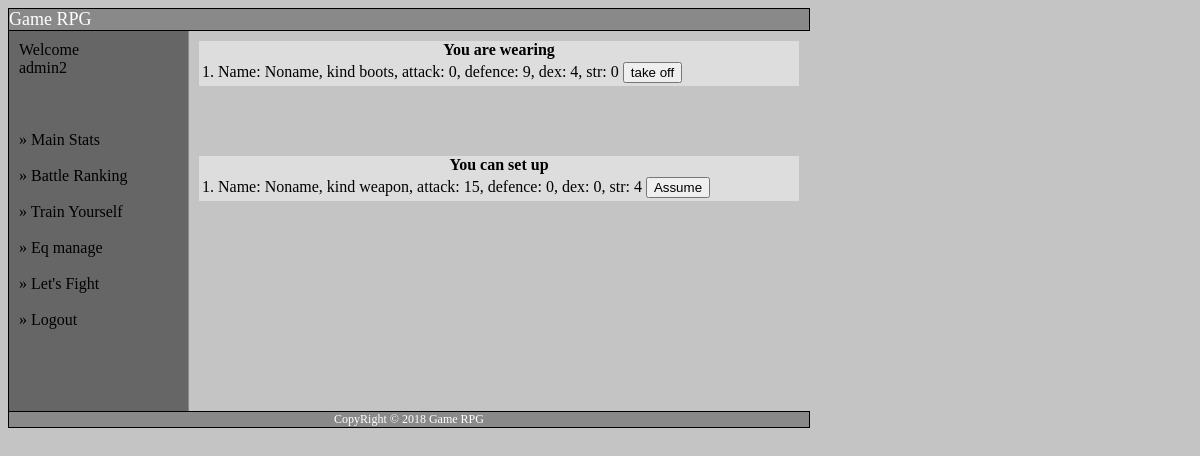
Screenshot of /gamev3.4/shop.php (signed in) with the database file from the repository.
### tables this page shows
CREATE TABLE IF NOT EXISTS `equipment` (
  `name` text NOT NULL,
  `attack` int(11) NOT NULL,
  `HP` int(11) NOT NULL,
  `strength` int(11) NOT NULL,
  `uid` text NOT NULL,
  `dexterity` int(11) NOT NULL,
  `defence` int(11) NOT NULL,
  `id` int(11) NOT NULL AUTO_INCREMENT,
  `isUsedValue` int(11) NOT NULL,
  `kind` text NOT NULL,
  PRIMARY KEY (`id`)
);

### gamev3.4/safe.php (called while the page is built, shortened)
<?php
$conn = new MySQLi("localhost","root","","game");
if(!$conn->query("SELECT * FROM equipment WHERE uid = '".$_SESSION['uid']['username']."' AND attack = 1")){
    echo "Error: ".$conn->error;
}else{
$result = mysqli_query($conn,"SELECT * FROM equipment WHERE uid = '".$_SESSION['uid']['username']."' AND isUsedValue = 1");
$index = 0;
$equipmentUSED = array();
while($row = mysqli_fetch_assoc($result)){
     $equipmentUSED[$index] = $row;
     $index++;
}
}
if(!$conn->query("SELECT * FROM equipment WHERE uid = '".$_SESSION['uid']['username']."' AND isUsedValue = 0")){
    echo "Error: ".$conn->error;
}else{
$result2 = mysqli_query($conn,"SELECT * FROM equipment WHERE uid = '".$_SESSION['uid']['username']."' AND isUsedValue = 0");
$index = 0;
$equipment = array();
while($row = mysqli_fetch_assoc($result2)){
     $equipment[$index] = $row;
     $index++;
}
}
?>

### gamev3.4/shop.php (the view, shortened to what this page needs)
<?php
include("header.php");
if(!isset($_SESSION['uid'])){
    echo'You must be logged in to view this page';
}else{
?>
<div id="shop_center">
<center><b>You are wearing</b></center>
<form>
<table>
<?php
for($i = 0 ; $i < count($equipmentUSED);$i++){
    $ii = $i +1;
    echo "<tr>";
     echo "<td>".$ii.". Name: ".$equipmentUSED[$i]['name'].", kind ".$equipmentUSED[$i]['kind']
     .", attack: ".$equipmentUSED[$i]['attack'].", defence: ".$equipmentUSED[$i]['defence'].", dex: ".$equipmentUSED[$i]['dexterity'].", str: ".$equipmentUSED[$i]['strength'].""?>
     <input type="submit" value="take off" name="trip<?php $i ?> ">
     <?php echo"</td>" ;
      echo "</tr>";
}
?>
</table>
</form>
</div>
<br /><br /><br />
<div id="shop_center">
<center><b>You can set up</b></center>
<form>
<table>
<?php
for($i = 0 ; $i < count($equipment);$i++){
    $ii = $i +1;
    echo "<tr>";
     echo "<td>".$ii.". Name: ".$equipment[$i]['name'].", kind ".$equipment[$i]['kind']
     .", attack: ".$equipment[$i]['attack'].", defence: ".$equipment[$i]['defence'].", dex: ".$equipment[$i]['dexterity'].", str: ".$equipment[$i]['strength'].""?>
     <input type="submit" value="Assume" name="trip<?php $i ?> ">
     <?php echo"</td>" ;
      echo "</tr>";
}
?>
</table>
</form>
</div>
<?php
}
include("footer.php");
?>

### gamev3.4/style.css (style rules this page uses)
body { background-color: #C4C4C4; }
#shop_center { background-color: #dddddd; width: 600px; }

### rows the page displays
equipment: ii "1", name "Noname", kind "boots", attack "0", defence "9", dexterity "4", strength "0"
equipment: ii "1", name "Noname", kind "weapon", attack "15", defence "0", dexterity "0", strength "4"

### other values shown
$_SESSION['uid']['username'] "admin2"
